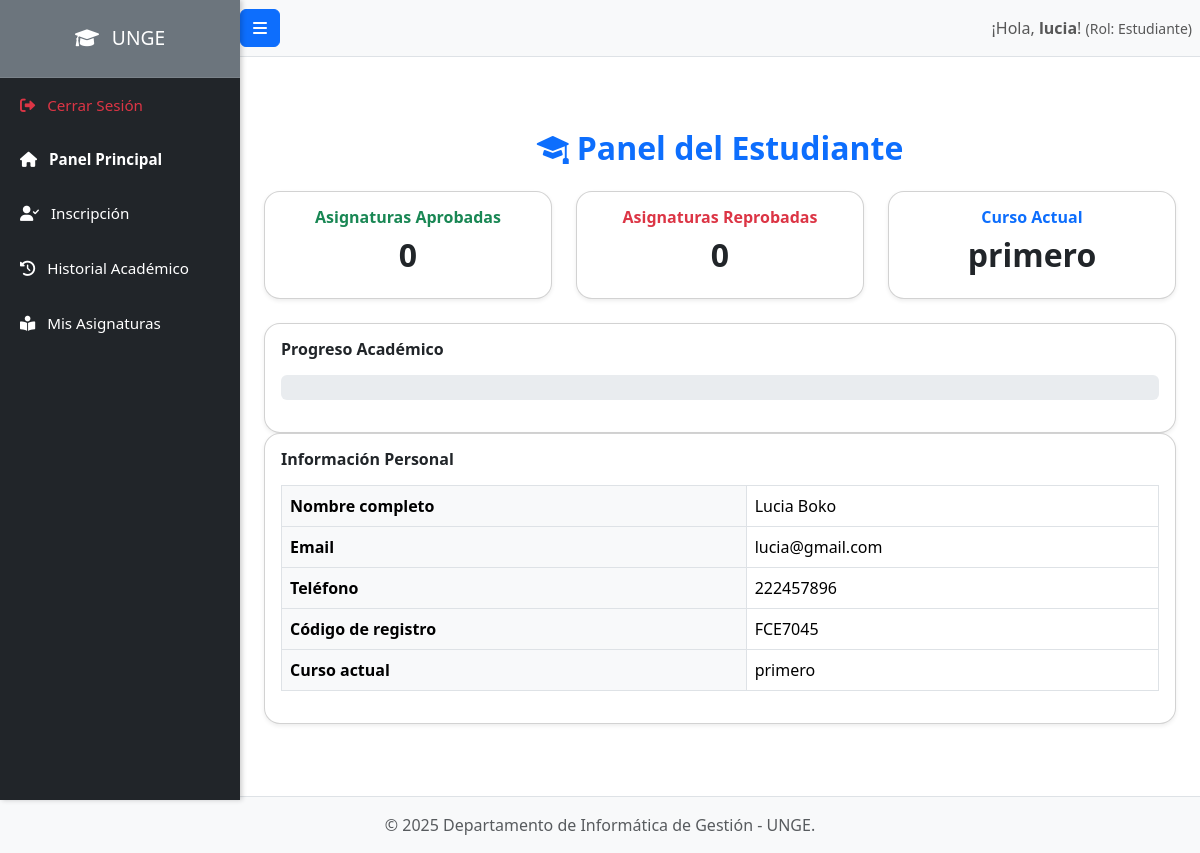
Before: /estudiantes/index.php (signed in) with the older database file.
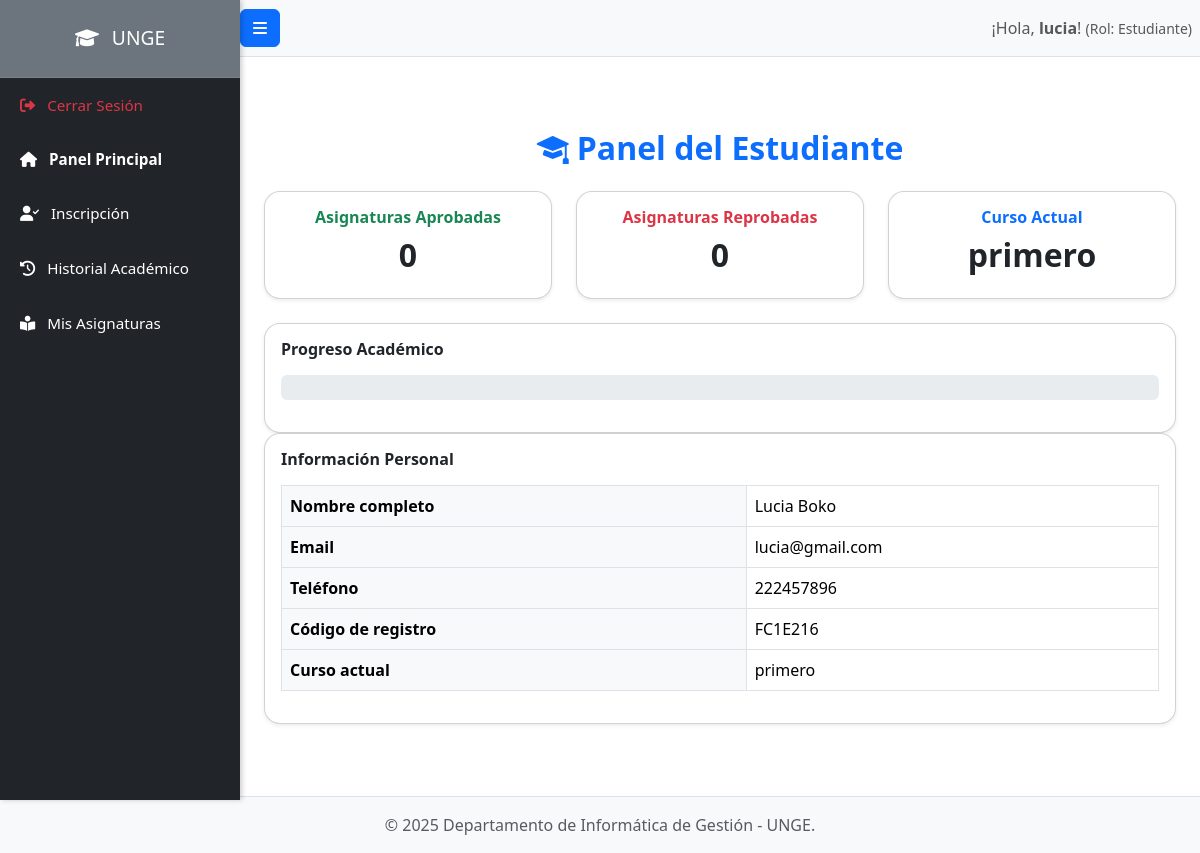
After: the same page with the newer database file.
### tables this page shows
CREATE TABLE `estudiantes` (
  `id` int(11) NOT NULL,
  `id_usuario` int(11) NOT NULL,
  `codigo_registro` varchar(50) DEFAULT NULL
);

CREATE TABLE `usuarios` (
  `id` int(11) NOT NULL,
  `nombre_usuario` varchar(100) NOT NULL,
  `password_hash` varchar(255) NOT NULL,
  `id_rol` int(11) NOT NULL,
  `nombre_completo` varchar(255) NOT NULL,
  `email` varchar(255) DEFAULT NULL,
  `telefono` varchar(50) DEFAULT NULL,
  `nip` varchar(50) DEFAULT NULL,
  `estado` enum('Activo','Inactivo','Bloqueado') NOT NULL DEFAULT 'Activo',
  `fecha_registro` datetime DEFAULT current_timestamp()
);

### estudiantes/index.php (the view, shortened to what this page needs)
<?php
require_once '../config/database.php';
include_once '../includes/header.php';
$id_usuario_logueado = $_SESSION['user_id'];
$stmtEstudiante = $pdo->prepare("
  SELECT u.nombre_completo, u.email, u.telefono, e.id AS estudiante_id, e.codigo_registro
  FROM usuarios u
  JOIN estudiantes e ON u.id = e.id_usuario
  WHERE u.id = :id_usuario_logueado AND u.id_rol = (SELECT id FROM roles WHERE nombre_rol = 'Estudiante')
");
$stmtEstudiante->bindParam(':id_usuario_logueado', $id_usuario_logueado, PDO::PARAM_INT);
$stmtEstudiante->execute();
$estudiante_info = $stmtEstudiante->fetch(PDO::FETCH_ASSOC);
$estudiante_id = $estudiante_info['estudiante_id'];
$sqlResumen = "
SELECT
  SUM(CASE WHEN ha.estado_final = 'APROBADO' THEN 1 ELSE 0 END) AS aprobadas,
  SUM(CASE WHEN ha.estado_final = 'REPROBADO' THEN 1 ELSE 0 END) AS reprobadas,
  COUNT(*) AS total_asignaturas
FROM historial_academico ha
WHERE ha.id_estudiante = :id_estudiante
";
$stmt = $pdo->prepare($sqlResumen);
$stmt->execute(['id_estudiante' => $estudiante_id]);
$resumen = $stmt->fetch(PDO::FETCH_ASSOC);
$sqlCurso = "
SELECT c.nombre_curso
FROM curso_estudiante ce
INNER JOIN cursos c ON ce.id_curso = c.id
WHERE ce.id_estudiante = :id_estudiante AND ce.estado = 'activo'
LIMIT 1
";
$stmt = $pdo->prepare($sqlCurso);
$stmt->execute(['id_estudiante' => $estudiante_id]);
$cursoActual = $stmt->fetchColumn() ?: '-';
?>
<div class="container my-5">
  <h2 class="text-center mb-4 fw-bold text-primary">
    <i class="bi bi-mortarboard-fill me-2"></i>Panel del Estudiante
  </h2>
  <div class="row g-4 text-center">
    <div class="col-md-4">
      <div class="card shadow-sm rounded-4 h-100">
        <div class="card-body">
          <h6 class="text-success">Asignaturas Aprobadas</h6>
          <h2 class="fw-bold"><?= $resumen['aprobadas'] ?? 0 ?></h2>
        </div>
      </div>
    </div>
    <div class="col-md-4">
      <div class="card shadow-sm rounded-4 h-100">
        <div class="card-body">
          <h6 class="text-danger">Asignaturas Reprobadas</h6>
          <h2 class="fw-bold"><?= $resumen['reprobadas'] ?? 0 ?></h2>
        </div>
      </div>
    </div>
    <div class="col-md-4">
      <div class="card shadow-sm rounded-4 h-100">
        <div class="card-body">
          <h6 class="text-primary">Curso Actual</h6>
          <h2 class="fw-bold"><?= htmlspecialchars($cursoActual) ?></h2>
        </div>
      </div>
    </div>
  </div>
  <div class="card shadow-sm rounded-4 mt-4">
    <div class="card-body">
      <h6 class="fw-bold mb-3">Progreso Académico</h6>
      <div class="progress mb-3" style="height: 25px;">
      </div>
    </div>
  </div>
  <div class="card shadow-sm rounded-4 mb-4">
  <div class="card-body">
    <h6 class="fw-bold mb-3">Información Personal</h6>
    <div class="table-responsive">
      <table class="table table-bordered align-middle">
        <tbody>
          <tr>
            <th class="bg-light">Nombre completo</th>
            <td><?= htmlspecialchars($estudiante_info['nombre_completo']) ?></td>
          </tr>
          <tr>
            <th class="bg-light">Email</th>
            <td><?= htmlspecialchars($estudiante_info['email']) ?></td>
          </tr>
          <tr>
            <th class="bg-light">Teléfono</th>
            <td><?= htmlspecialchars($estudiante_info['telefono']) ?: '-' ?></td>
          </tr>
          <tr>
            <th class="bg-light">Código de registro</th>
            <td><?= htmlspecialchars($estudiante_info['codigo_registro']) ?></td>
          </tr>
          <tr>
            <th class="bg-light">Curso actual</th>
            <td><?= htmlspecialchars($cursoActual) ?: '-' ?></td>
          </tr>
        </tbody>
      </table>
    </div>
  </div>
</div>
</div>
<?php include_once '../includes/footer.php'; ?>

Changed rows visible on the page:
changed estudiantes "Lucia Boko": codigo_registro "FCE7045" → "FC1E216"
